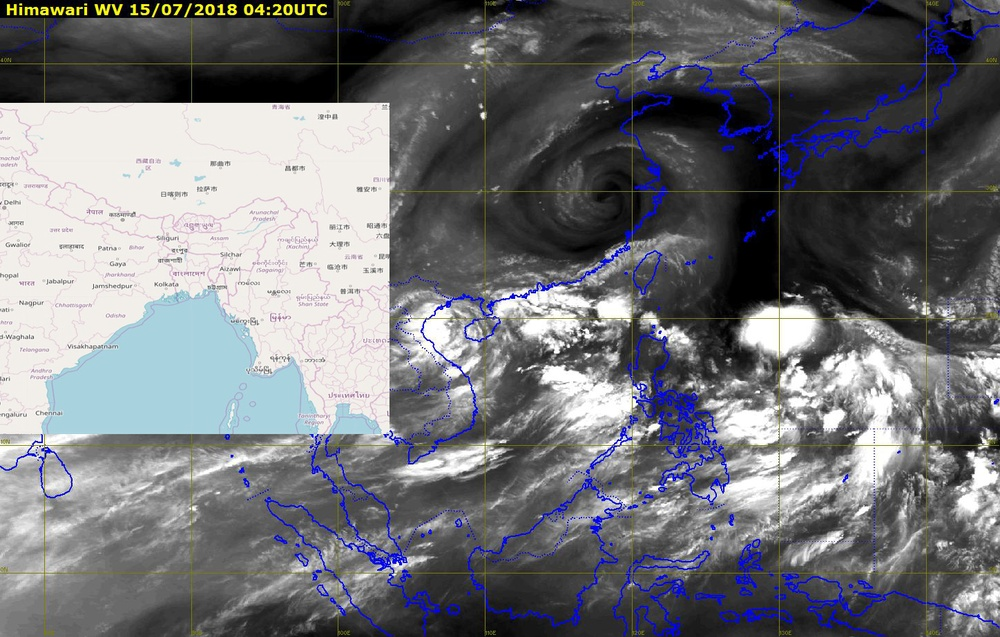
//> input picture WV201807150420.jpg, 1000 x 637 px, shrunk from 1448 x 923 before the run
$ ./cloud WV201807150420.jpg   (built with g++ and OpenCV 4)
//> lines starting //> are read from the running program, lines starting //| are printed output that depends on the picture; after the words box and inside, x2 and y2 are one past the last pixel; in counts of white or black regions, pixels touching at a corner belong together


#include "opencv2/imgproc.hpp"
#include "opencv2/imgcodecs.hpp"
#include "opencv2/highgui.hpp"
#include "opencv2/core.hpp"
#include <iostream>
#include <stdlib.h>

using namespace std;
using namespace cv;


const int BINARY_TH = 35;
const double SAT_FIX_TH = 0.3;
const double NBRR_FIX_TH = 0.4;


static void help()
{
    cout << "\nThis program recognize clouds on satellite images"
        "\nCall:\n"
        "./cloud <image_name>\n"
        "\n"
        << endl;
}

int main(int argc, char **argv)
{
    cv::CommandLineParser parser(argc, argv, "{@input | ./data/lena.jpg | input image}");
    help();
    string input_image = parser.get<string>("@input");
    if (input_image.empty())
    {
        parser.printMessage();
        parser.printErrors();
        return 0;
    }

    Mat src = imread(input_image,IMREAD_COLOR);
//> src is the input picture: 637 rows x 1000 cols, CV_8UC3; mean B, G, R 120.1, 115.6, 114.6


cv::Mat ch[3], img_gray, img_element, img_brdiff,img_final;


img_element = getStructuringElement(MORPH_RECT, Size(6, 6), Point(5, 5));


img_brdiff = cv::Mat::zeros(src.size(), CV_8UC3);
cv::split(src, ch);
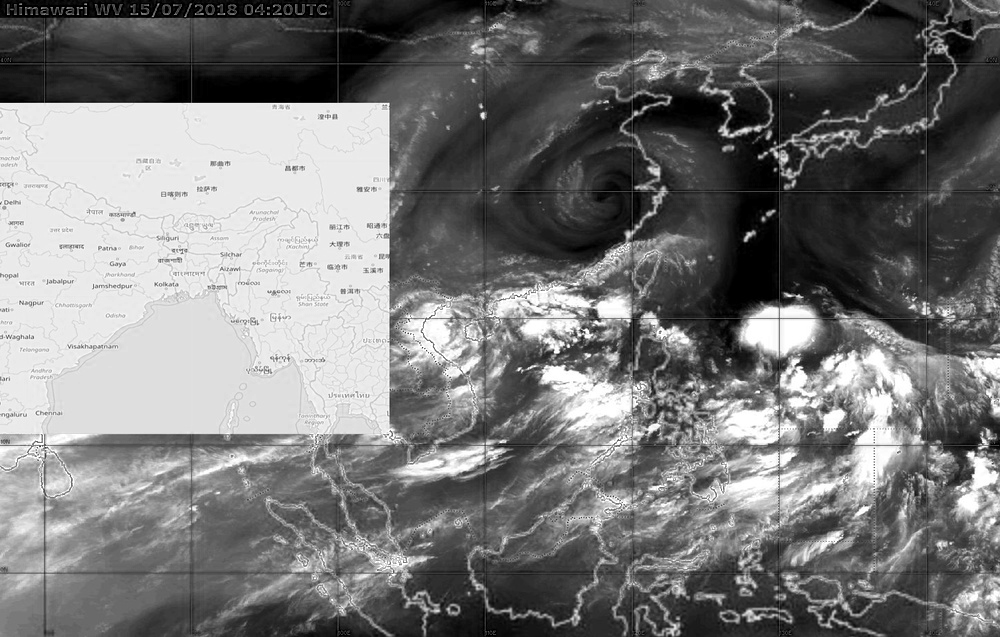
//> ch[0]: 637 rows x 1000 cols, CV_8UC1; min 0, max 255, mean 120.1
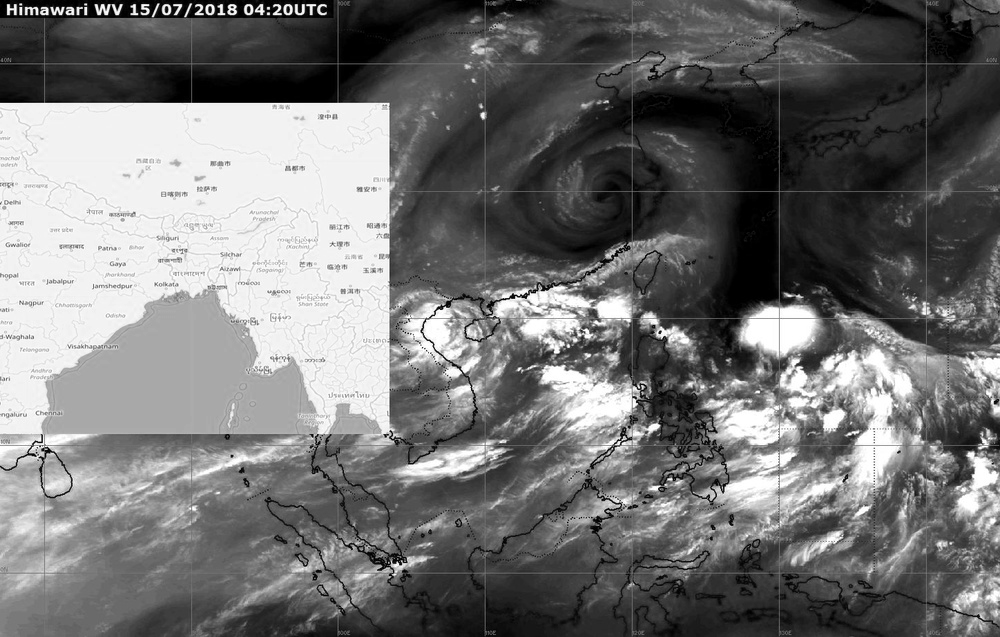
//> ch[2]: 637 rows x 1000 cols, CV_8UC1; min 0, max 255, mean 114.6
cv::absdiff(ch[2], ch[0], img_brdiff);
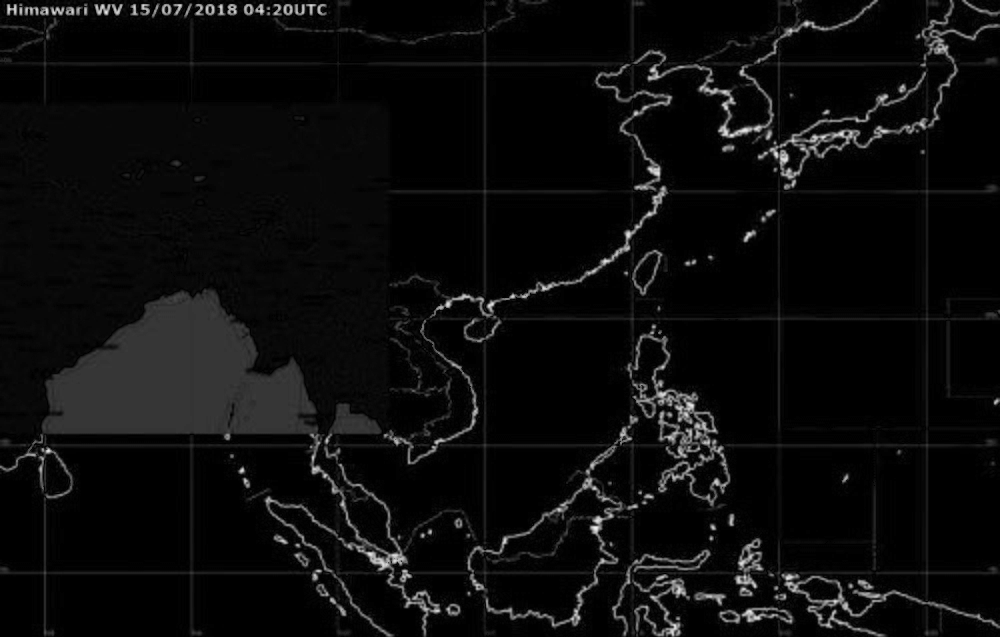
//> img_brdiff: 637 rows x 1000 cols, CV_8UC1; min 0, max 241, mean 11.8
cv::threshold(img_brdiff, img_gray, BINARY_TH, 255, CV_THRESH_BINARY_INV);
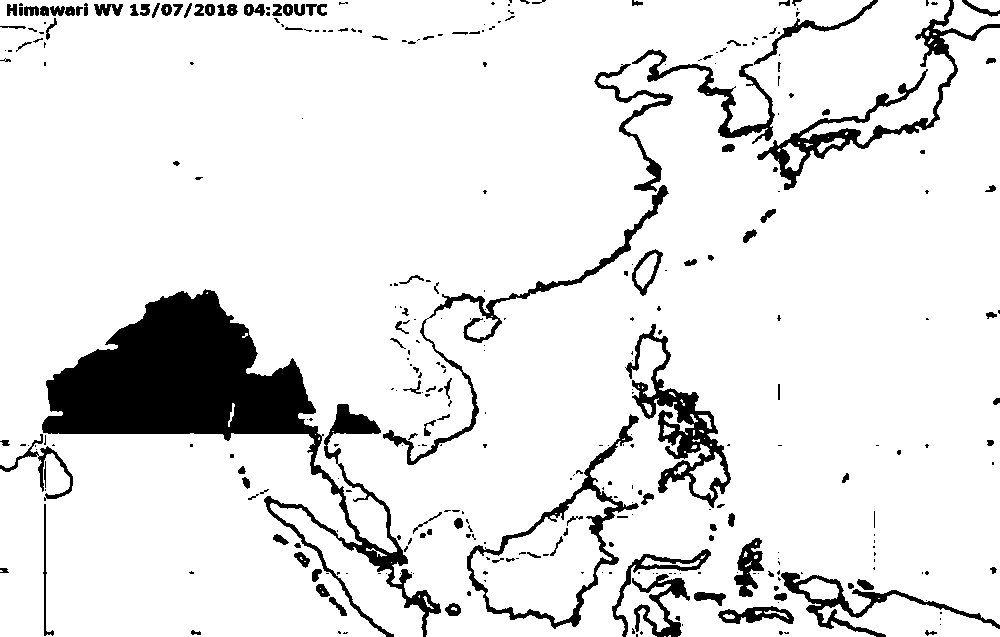
//> img_gray: 637 rows x 1000 cols, CV_8UC1; 89.6% white; 340 black regions (215 under 20 px), largest, box (x1, y1, x2, y2) and area: (42, 289, 441, 637) 30863, (625, 324, 731, 508) 4597, (757, 0, 1000, 190) 4413
cv::morphologyEx(img_gray, img_gray, cv::MORPH_CLOSE, img_element);
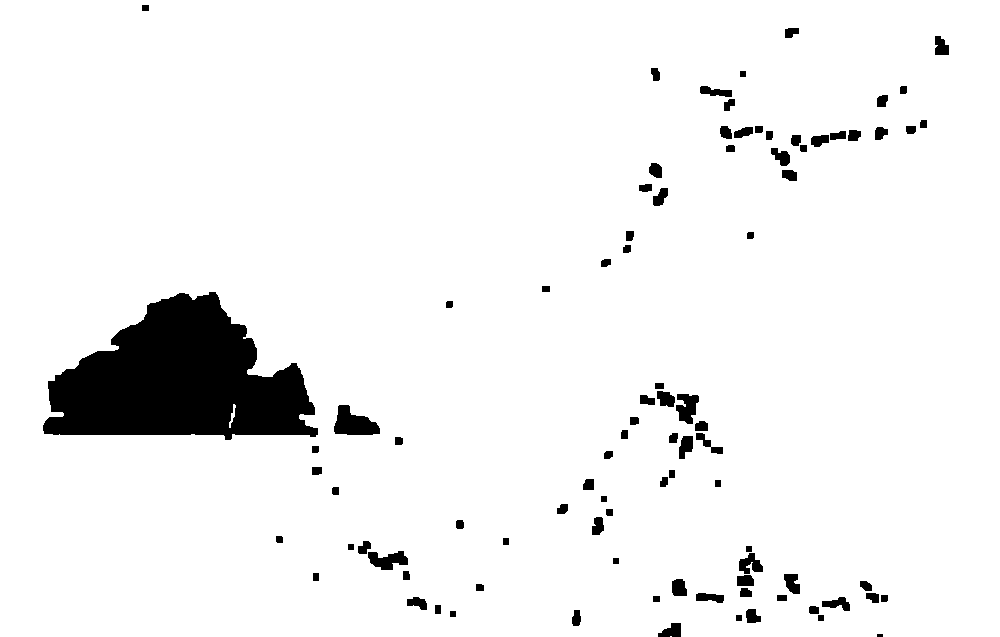
//> img_gray: 637 rows x 1000 cols, CV_8UC1; 94.3% white; 91 black regions (1 under 20 px), largest, box (x1, y1, x2, y2) and area: (43, 292, 318, 440) 25577, (334, 405, 380, 435) 887, (368, 551, 408, 570) 478

double r, b, g, nbrr, sat;


for(int y = 0; y < src.rows; y++)
{
    for(int x = 0; x < src.cols; x++)
    {
        b = src.at<Vec3b>(y,x)[0];
        g = src.at<Vec3b>(y,x)[1];
        r = src.at<Vec3b>(y,x)[2];

        nbrr = (b - r) / (b + r);
        sat = 1.0 - (std::min(b, std::min(g, r)) / std::max(b, std::max(g, r)));

        if( nbrr < NBRR_FIX_TH &&
            sat < SAT_FIX_TH
            )
            img_gray.at<uchar>(y, x) = (uchar)255;
    }
}
//> this loop made 637 passes
//> (b, g, r, nbrr, sat) on passes 1 to 3: (146, 141, 140, 0.021, 0.0411), (137, 133, 132, 0.0186, 0.0365), (128, 130, 130, -0.00775, 0.0154)
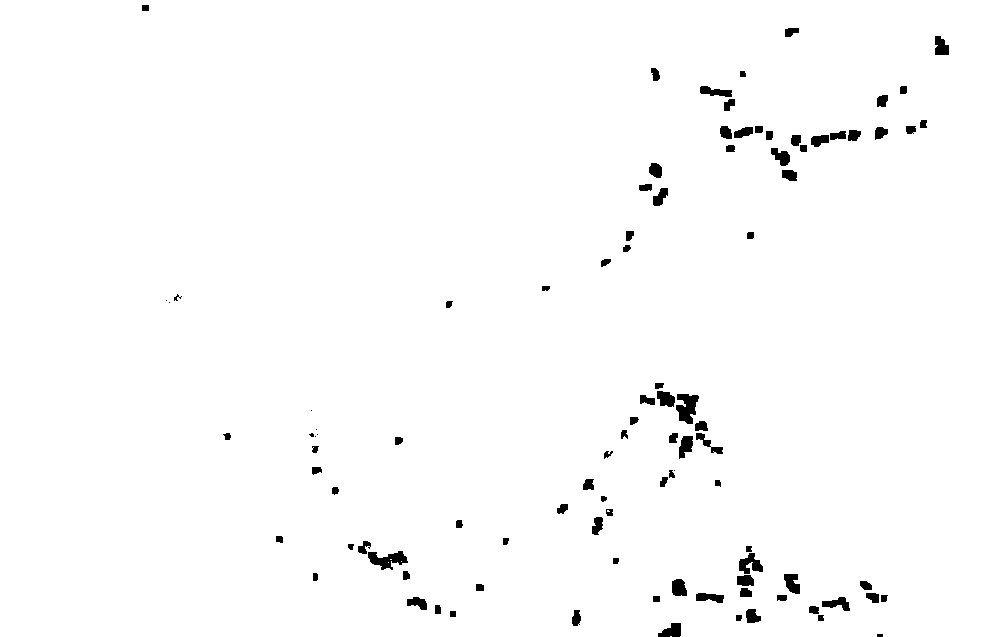
//> img_gray: 637 rows x 1000 cols, CV_8UC1; 98.6% white; 99 black regions (9 under 20 px), largest, box (x1, y1, x2, y2) and area: (676, 394, 699, 424) 455, (368, 551, 408, 570) 414, (739, 553, 763, 574) 292
//> after the loop, b = 61; g = 63; r = 63; nbrr = -0.0161; sat = 0.0317


cv::medianBlur(img_gray, img_gray, 3);
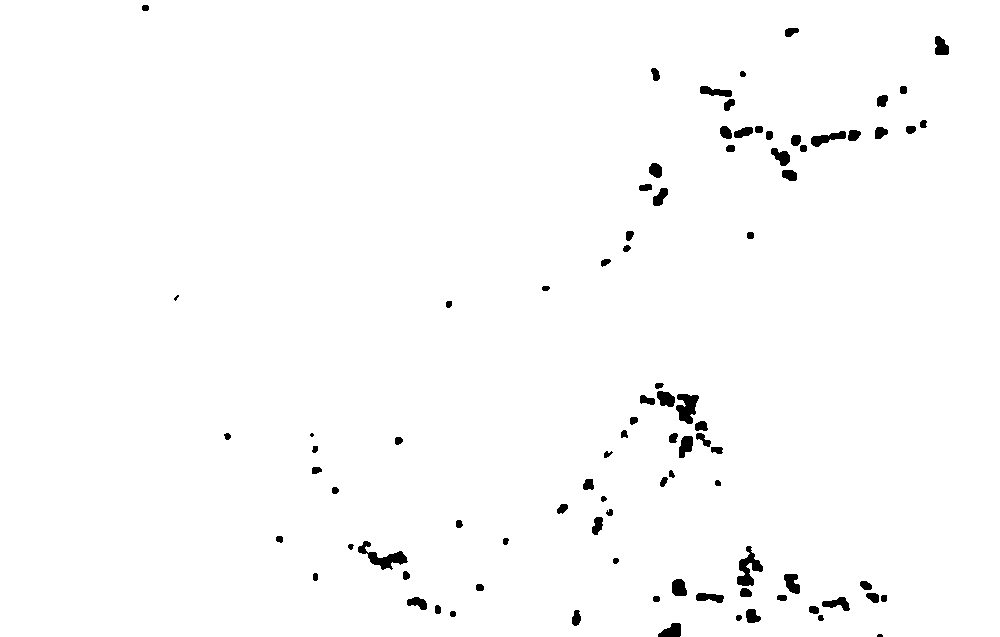
//> img_gray: 637 rows x 1000 cols, CV_8UC1; 98.6% white; 89 black regions (3 under 20 px), largest, box (x1, y1, x2, y2) and area: (358, 541, 408, 570) 515, (737, 546, 763, 586) 487, (676, 394, 699, 424) 451

src.copyTo(img_final, img_gray);


//namedWindow("Source", 1);
    imshow("Source", src);

  // namedWindow("Final", 1);
   imshow("Final", img_final);


waitKey();
    return 0;

}
